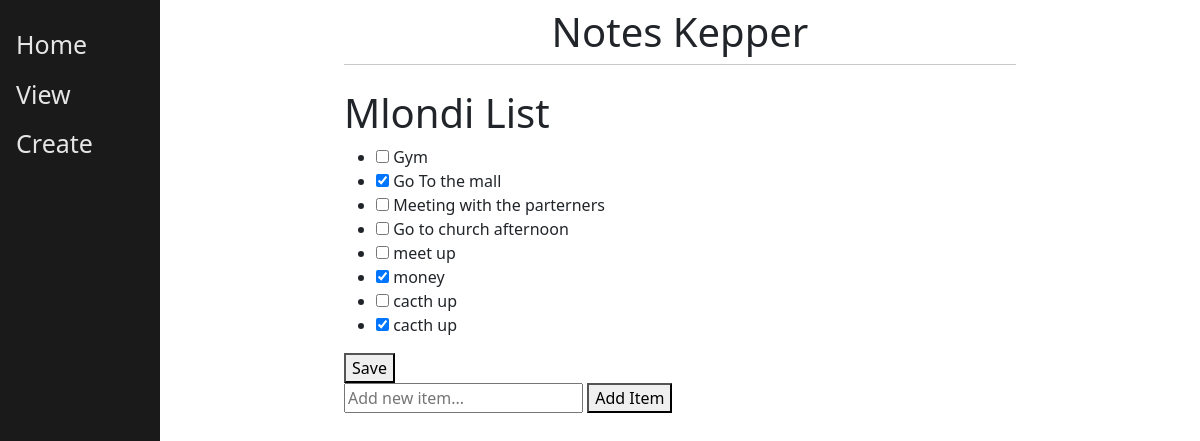
/1, run on an earlier commit of the app's database.
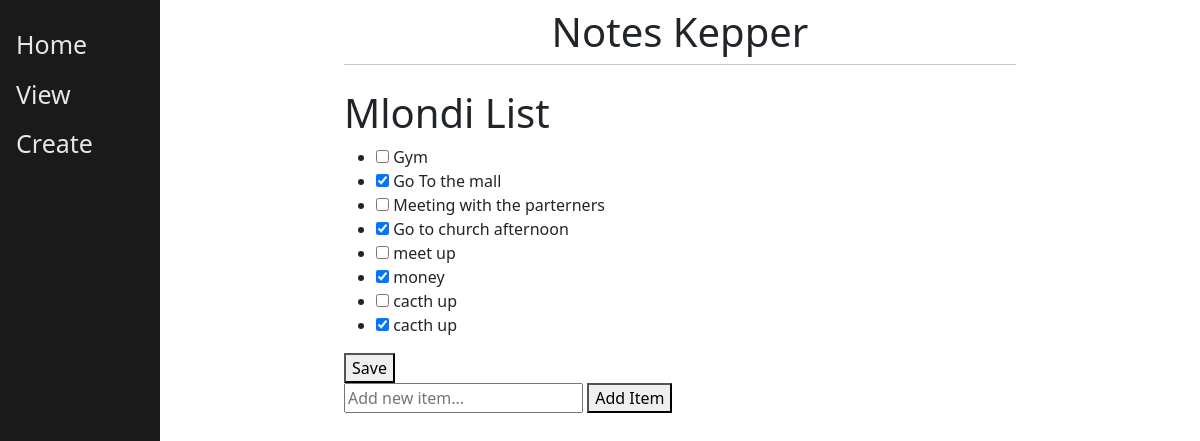
And on a later commit of the database.
### main/models.py (models this page shows, shortened)
class Item(models.Model):
    todolist = models.ForeignKey(ToDoList, on_delete=models.CASCADE)
    text = models.CharField(max_length=200)
    completed = models.BooleanField()

### main/views.py (the view, shortened to what this page needs)
# urls.py: path("<int:id>", views.index, name="index"),
def index(response, id):
    ls = ToDoList.objects.get(id=id)
    return render(response, "main/list.html", {"ls": ls})

### main/templates/main/list.html (shortened to what this page needs)
{% extends "main/base.html" %}
{% block content %}
<h1>{{ ls.name }}</h1>
<form method="post" action="#">
    <ul>
        {% for item in ls.item_set.all %}
            <li>
                <input type="checkbox" value="clicked" name="c{{ item.id }}" {% if item.completed %}checked{% endif %}>
                {{ item.text }}
            </li>
        {% endfor %}
    </ul>
    <button type="submit" name="save">Save</button>
</form>
<form method="post" action="#">
    <input type="text" name="new" placeholder="Add new item..." required>
    <button type="submit" name="newItem">Add Item</button>
</form>
{% endblock %}

What changed in the data, as far as the page shows it:
changed Item "Go to church afternoon": completed "☐" → "☑"
